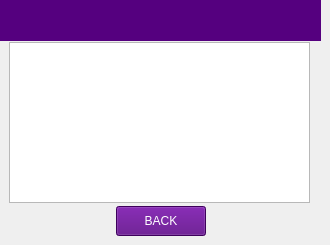
   <widget class="QWidget" name="Transaction_Summary">
    <widget class="QLabel" name="Transaction_Summary_">
     <property name="geometry">
      <rect>
       <x>0</x>
       <y>0</y>
       <width>321</width>
       <height>41</height>
      </rect>
     </property>
     <property name="font">
      <font>
       <family>Sans Serif</family>
       <pointsize>11</pointsize>
       <weight>9</weight>
       <italic>false</italic>
       <bold>false</bold>
      </font>
     </property>
     <property name="styleSheet">
      <string notr="true">color: rgb(255, 255, 255);
background-color: rgb(85, 0, 127);
font: 75 11pt &quot;Sans Serif&quot;;</string>
     </property>
     <property name="text">
      <string extracomment="               TRANSACTION SUMMARY"/>
     </property>
    </widget>
    <widget class="QPushButton" name="transa_back_Button">
     <property name="geometry">
      <rect>
       <x>116</x>
       <y>206</y>
       <width>90</width>
       <height>30</height>
      </rect>
     </property>
     <property name="styleSheet">
      <string notr="true">color: rgb(255, 255, 255);
background-color: rgb(85, 0, 127);
font: 75 11pt &quot;Sans Serif&quot;;</string>
     </property>
     <property name="text">
      <string>BACK</string>
     </property>
    </widget>
    <widget class="QListWidget" name="Trans_ListWidget">
     <property name="geometry">
      <rect>
       <x>9</x>
       <y>42</y>
       <width>301</width>
       <height>161</height>
      </rect>
     </property>
     <property name="font">
      <font>
       <pointsize>14</pointsize>
       <weight>75</weight>
       <italic>false</italic>
       <bold>true</bold>
      </font>
     </property>
     <property name="focusPolicy">
      <enum>Qt::NoFocus</enum>
     </property>
     <property name="styleSheet">
      <string notr="true">color:rgb(0, 0, 127)</string>
     </property>
    </widget>
    <widget class="QLabel" name="FinoLogo_16">
     <property name="geometry">
      <rect>
       <x>5</x>
       <y>2</y>
       <width>71</width>
       <height>35</height>
      </rect>
     </property>
     <property name="autoFillBackground">
      <bool>false</bool>
     </property>
     <property name="styleSheet">
      <string notr="true">background-color: rgb(85, 0, 127);</string>
     </property>
     <property name="text">
      <string/>
     </property>
     <property name="pixmap">
      <pixmap resource="fino.qrc">:/Fino/Icons/finoW.png</pixmap>
     </property>
     <property name="scaledContents">
      <bool>true</bool>
     </property>
    </widget>
   </widget>
